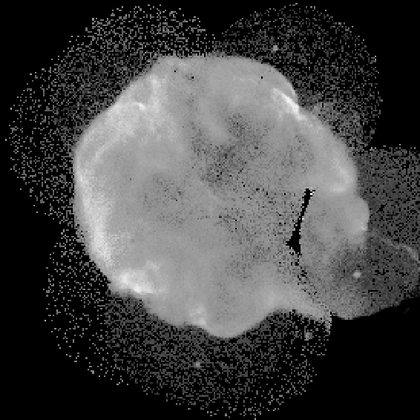
%> input picture TP7/cygnus.tif, 420 x 420 px, shrunk from 566 x 566 before the run
$ octave split_cygnus.m   (GNU Octave 9; MATLAB toolbox functions it lacks are replaced by stand-ins)
%> lines starting %> are read from the running program, lines starting %| are printed output that depends on the picture
### TP7/ouvrirImage.m
function [I, n, m] = ouvrirImage(nom)
%> called with nom = 'cygnus.tif'
% OuvrirImage : ouvre l'image, la renvoie ainsi que sa taille
I = imread(nom);
%> I is the input picture: size 420x420 uint8; min 0, max 255, mean 67.5
[n,m] = size(I);
%> n = 420; m = 420
end

### TP7/expand.m
function [J] = expand(I)
% retourne la plus petite image carrée dont la taille
% est une puissance de deux et qui contient l'image I
[N,M] = size(I);
n = floor(log2(N + 1)) + 1;
mean_I = mean2(I);
J = ones(2^n,2^n) * mean_I;
J(1:N,1:M) = I;
end

### TP7/numreg.m
function [n] = numreg(S)
% permet de compter le nombre de régions dans
% un découpage Quadtree S
n = size(find(full(S)));
end

### TP7/quaddraw.m
function [Q] = quaddraw(I,S)
% retourne l'image I à laquelle on superpose un
% quadrillage rouge représentant la décomposition
% Q(i,j) contient (255, 0, 0) si (i,j) est au bord
% d'une région, (g, g, g) avec g = I(i,j) sinon


[N,M] = size(I);
B = zeros(N,M);
kmax = full(max(S(:)));
nb = numreg(S);

for k=1:kmax
    [vals,i,j] = qtgetblk(I,S,k);
    for l=1:length(i)
        B(i(l):i(l)+k, j(l):j(l)+k) = l;
    end
end

Q = ones(N,M,3);

for i=1:N
    for j=1:M
        g = I(i,j);
        if i == 1 || i == N || j == 1 || j == N
            Q(i,j,:) = [g, g, g];
        else
            if B(i,j) == B(i-1,j-1) && B(i,j) == B(i-1,j) && B(i,j) == B(i-1,j+1) && B(i,j) == B(i,j-1) && B(i,j) == B(i,j+1) && B(i,j) == B(i+1,j-1) && B(i,j) == B(i+1, j) && B(i,j) == B(i+1,j+1)
                Q(i,j,:) = [g, g, g];
            else
                Q(i,j,:) = [255, 0, 0];
            end
        end
    end
end


end

### TP7/split_cygnus.m
I = ouvrirImage('cygnus.tif');
[N,M] = size(I);
%> N = 420; M = 420
I = expand(I);
%> in expand, `mean_I = mean2(I);`: mean_I = 67.51
%> in expand, `J = ones(2^n,2^n) * mean_I;`: J: size 512x512 double; every value is 67.51
%> in expand, `J(1:N,1:M) = I;`:
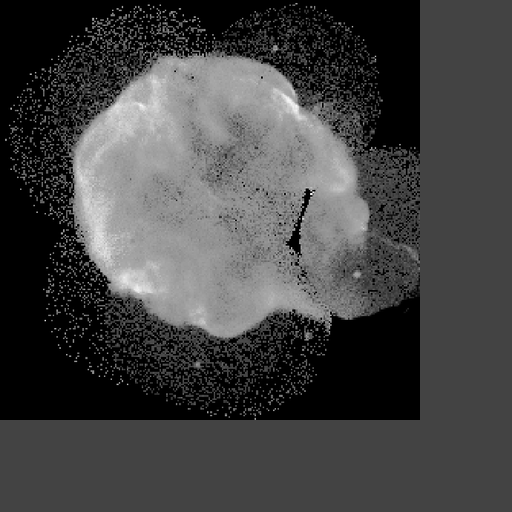
%> J: size 512x512 double; min 0, max 255, mean 67.5
thresh = 100;
S = qtdecomp(I, thresh);
nb = numreg(S);
%> in numreg, `n = size(find(full(S)));`: n = [11980 1]
%> nb = [11980 1]
Q = quaddraw(I, S);
%> in quaddraw, `kmax = full(max(S(:)));`: kmax = 128
%> in quaddraw, `nb = numreg(S);`: nb = [11980 1]
%> the loop in quaddraw, `for k=1:kmax` made 128 passes
%> after the loop in quaddraw, `for k=1:kmax`:
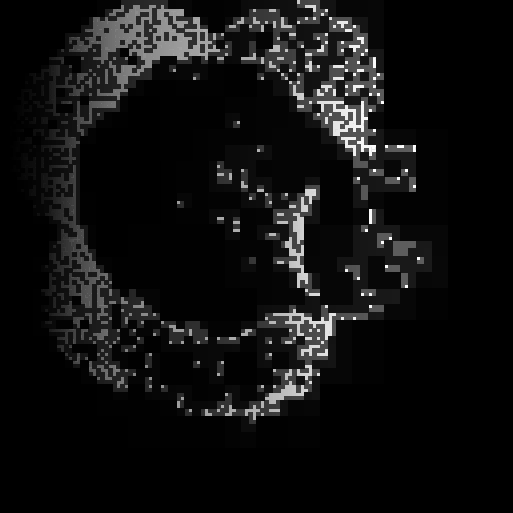
%> B: size 513x513 double; min 1, max 4917, mean 321.5; drawn with min black and max white
%> after the loop in quaddraw, `for i=1:N`:
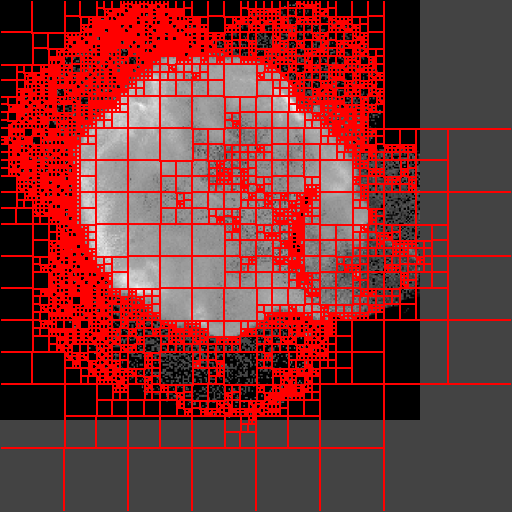
%> Q: size 512x512x3 double; mean R, G, B 122.7, 50.8, 50.8
Q = Q(1:N,1:M);
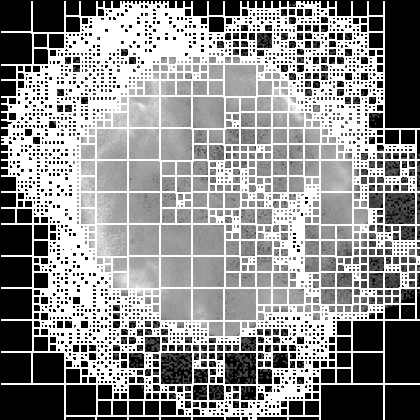
%> Q: size 420x420 double; min 0, max 255, mean 145.1
imagesc(Q);
colormap(jet);
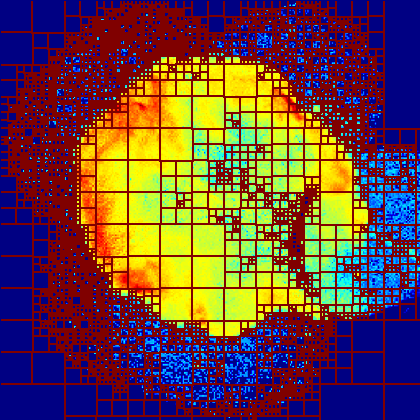
%> displayed picture: size 420x420x3, on the screen's scale of 0 to 255; mean R, G, B 105.5, 68.3, 65.4
